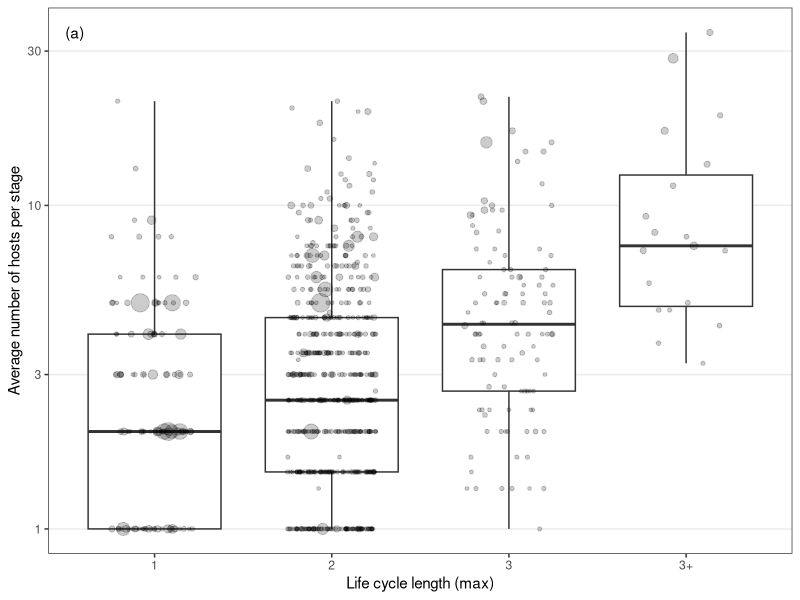
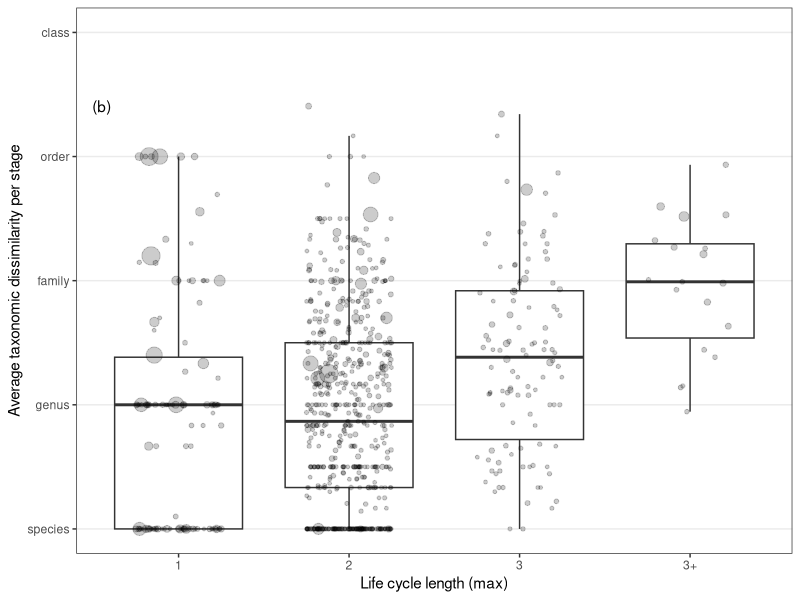

Write the R code that produced these figures, in order. (Note: this script raises an error after producing the figures.)
## ---- chunk 1
library(ggplot2)
library(dplyr)
library(tidyr)
library(ape)
knitr::opts_chunk$set(echo = FALSE, warning = FALSE, message = FALSE)
options(stringsAsFactors = FALSE)
theme_set(new = theme_bw())
## ---- chunk 2
hosts_per_stage <- read.csv(file = "../../data/stage_level_combined.csv", header = TRUE)
## ---- chunk 3
tax.ranks <- c('genus', 'family', 'order', 'class', 'phylum') # for axis label
## ---- chunk 4
hosts_per_stage <- mutate(hosts_per_stage, Host_no_fac = if_else(Host.no > 4, as.integer(4), Host.no))%>%
  mutate(Host_no_fac = factor(Host_no_fac))
## ---- chunk 5
# center log-transformed study effort
hosts_per_stage <- mutate(hosts_per_stage, zstudy_effort = 
                log10(study_effort+1) - mean( log10(study_effort+1), na.rm=T))
# hosts_per_stage <- mutate(hosts_per_stage, zstudy_effort =
#                 log10(study_effort+1) - quantile(log10(study_effort+1), probs = 0.75) )

hosts_per_stage$obs <- factor(1:length(hosts_per_stage$Parasite.species)) # observation level effect for quantifying overdispersion
## ---- chunk 6
stage_avg <- hosts_per_stage%>%
  group_by(Parasite.species)%>%
  summarize(tot_hr = sum(num_hosts_suspicious_removed, na.rm = T), hr = mean(num_hosts_suspicious_removed, na.rm=T), 
            hsi = mean(hsi_lcdb_suspcious_rem, na.rm=T),
            var_hr = var(num_hosts_suspicious_removed, na.rm = T), var_hsi = var(hsi_lcdb_suspcious_rem, na.rm = T))
## ---- chunk 7
stage_avg <- left_join(stage_avg, 
                       select(hosts_per_stage, Parasite.species, 
                              parasite_genus, parasite_family, parasite_order, parasite_class, parasite_phylum,
                              partial_cycle, lcl_max, lcl_min, lcl_max_fac, study_effort, zstudy_effort)%>%distinct())
## ---- chunk 8
stage_avg <- filter(stage_avg, partial_cycle != 'partial') # just complete life cycles
## ---- chunk 9
stage_avg$obs <- 1:length(stage_avg$Parasite.species)
## ---- chunk 10
n_distinct(stage_avg$Parasite.species)
## ---- chunk 11
sum(stage_avg$tot_hr)
## ---- chunk 12
ggplot(stage_avg, aes(y = hr, x = lcl_max_fac)) +
  geom_boxplot(outlier.color = NA) +
  geom_point(alpha = 0.2, position = position_jitter(width = 0.25, height = 0), 
             aes(size = study_effort)) +
  scale_y_log10() +
  labs(x = "Life cycle length (max)", y = "Average number of hosts per stage", size = "Pubmed hits") +
  guides(size = FALSE) +
  theme(panel.grid.minor = element_blank(),
        panel.grid.major.x = element_blank()) +
  annotate(geom = 'text', label = "(a)", x = 0.55, y = max(stage_avg$hr))
## ---- chunk 13
ggplot(stage_avg, aes(y = hsi, x = lcl_max_fac)) +
  geom_boxplot(outlier.color = NA) +
  geom_point(alpha = 0.2, position = position_jitter(width = 0.25, height = 0), 
             aes(size = study_effort)) +
  scale_y_continuous(limits = c(1,5), breaks = c(1:6), labels = c("species", tax.ranks)) +
  labs(x = "Life cycle length (max)", y = "Average taxonomic dissimilarity per stage", size = "Pubmed hits") +
  guides(size = FALSE) +
  theme(legend.position = c(0.98, 0.02),
        legend.justification = c(1,0),
        legend.background = element_rect(color = 'black'),
        panel.grid.minor = element_blank(),
        panel.grid.major.x = element_blank()) +
  annotate(geom = 'text', label = "(b)", x = 0.55, y = max(stage_avg$hsi))
## ---- chunk 14
library(lme4)
## ---- chunk 15
reg1f <- lmer(log(hr) ~ 1 + (1|parasite_genus) + (1|parasite_family) + (1|parasite_order) + (1|parasite_class) + (1|parasite_phylum),
              data = stage_avg) # add taxonomy
reg2f <- update(reg1f, . ~ . + zstudy_effort) # add study effort
reg3f <- update(reg2f, . ~ . + lcl_max) # add max life cycle length as covariate
reg3.1f <- update(reg2f, . ~ . + lcl_max_fac) # add max life cycle length as covariate
reg4f <- update(reg3.1f, . ~ . + lcl_min) # distinguish fac life cycles
anova(reg1f, reg2f, reg3f, reg3.1f, reg4f)
## ---- chunk 16
# summary(reg3f)
## ---- chunk 17
lcl_effect <- fixef(reg3f)['lcl_max']
# exp(lcl_effect) - 1
## ---- chunk 18
reg0p <- glmer(round(hr, 0) ~ 1 + (1|obs),
            data = stage_avg,
            REML=T,
            family = 'poisson'
            )
reg1p <- update(reg0p, . ~ . + (1|parasite_genus) + (1|parasite_family) + (1|parasite_order) + (1|parasite_class) + (1|parasite_phylum)) # add taxonomy
reg2p <- update(reg1p, . ~ . + zstudy_effort) # add study effort
reg3p <- update(reg2p, . ~ . + lcl_max) # add max life cycle length as covariate
reg3.1p <- update(reg2p, . ~ . + lcl_max_fac) # add max life cycle length as covariate
reg4p <- update(reg3.1p, . ~ . + lcl_min) # distinguish fac life cycles
anova(reg1p, reg2p, reg3p, reg3.1p, reg4p)
## ---- chunk 19
r2_lmm_tax <- function(model) {
  # marginal r2 is just fixed effects
  # condition r2 is fixed and rand effects combined
  
  # model call
  call <- as.character(model@call)[2]

  # parameter estimates and df
  fixed_param <- fixef(model)
  df <- length(fixed_param) - 1

  # variance due to fixed effects
  pred <- as.vector(model.matrix(model) %*% fixed_param) # predicteds on basis of just fixed effects
  varF <- var(pred)

  # variance due to rand effects
  vc <- as.data.frame(VarCorr(model))
  varE <- filter(vc, grp == "Residual")$vcov # residual var
  vc <- filter(vc, grp != "Residual")
  varR <- sum(vc$vcov) # random effect var

  # marginal r2
  mr2 <- varF/(varF + varR + varE)

  # conditional r2
  cr2 <- (varF + varR)/(varF + varR + varE)

  # output
  out_frame <- data_frame(call = call, df = df, marg_r2 = round(mr2, 3), cond_r2 = round(cr2,3))
  return(out_frame)
}
## ---- chunk 20
mod_list <- list(reg1f, reg2f, reg3f, reg3.1f, reg4f)
if(exists("r2_table")){rm(r2_table)}
i <- 1
for(model in mod_list){
  if(i == 1){
    r2_table <- r2_lmm_tax(model)
  } else {
    r2_table <- rbind(r2_table, r2_lmm_tax(model))
  }
  i <- i + 1
}

r2_table <- mutate(r2_table, tax_var_explained = cond_r2 - marg_r2, df_used = df - lag(df))
r2_table$step <- c("taxonomy", "study effort", 
                   "life cycle length", "life cycle length, factor", "facultative life cycle")
r2_table <- dplyr::select(r2_table, step, df_used, marg_r2, cond_r2, tax_var_explained)
r2_table
## ---- chunk 21
reg1f <- lmer(hsi ~ 1 + (1|parasite_genus) + (1|parasite_family) + (1|parasite_order) + (1|parasite_class) + (1|parasite_phylum),
              data = stage_avg) # add taxonomy
reg2f <- update(reg1f, . ~ . + zstudy_effort) # add study effort
reg3f <- update(reg2f, . ~ . + lcl_max) # add max life cycle length as covariate
reg3.1f <- update(reg2f, . ~ . + lcl_max_fac) # add max life cycle length as covariate
reg4f <- update(reg3.1f, . ~ . + lcl_min) # distinguish fac life cycles
anova(reg1f, reg2f, reg3f, reg3.1f, reg4f)
## ---- chunk 22
mod_list <- list(reg1f, reg2f, reg3f, reg3.1f, reg4f)
if(exists("r2_table")){rm(r2_table)}
i <- 1
for(model in mod_list){
  if(i == 1){
    r2_table <- r2_lmm_tax(model)
  } else {
    r2_table <- rbind(r2_table, r2_lmm_tax(model))
  }
  i <- i + 1
}

r2_table <- mutate(r2_table, tax_var_explained = cond_r2 - marg_r2, df_used = df - lag(df))
r2_table$step <- c("taxonomy", "study effort", 
                   "life cycle length", "life cycle length, factor", "facultative life cycle")
r2_table <- dplyr::select(r2_table, step, df_used, marg_r2, cond_r2, tax_var_explained)
r2_table
## ---- chunk 23
dat <- read.csv(file = "../../data/spp_level_combined.csv", header = TRUE)
## ---- chunk 24
dat <- filter(dat, Parasite.species %in% stage_avg$Parasite.species)%>%
  mutate(hr = num_hosts_lcdb_nhm/lcl_max)
dat <- left_join(dat, select(stage_avg, Parasite.species, parasite_genus, parasite_family, parasite_order, parasite_class, parasite_phylum,
                             zstudy_effort, lcl_max_fac))
## ---- chunk 25
ggplot(dat, aes(y = hr, x = lcl_max_fac)) +
  geom_boxplot(outlier.color = NA) +
  geom_point(alpha = 0.2, position = position_jitter(width = 0.25, height = 0), 
             aes(size = pubs_pubmed_spname_group)) +
  scale_y_log10() +
  labs(x = "Life cycle length (max)", y = "Average number of hosts per stage", size = "Pubmed hits") +
  guides(size = FALSE) +
  theme(panel.grid.minor = element_blank(),
        panel.grid.major.x = element_blank()) +
  annotate(geom = 'text', label = "(a)", x = 0.55, y = max(dat$hr))
## ---- chunk 26
reg1f <- lmer(log(hr) ~ 1 + (1|parasite_genus) + (1|parasite_family) + (1|parasite_order) + (1|parasite_class) + (1|parasite_phylum),
              data = dat) # add taxonomy
reg2f <- update(reg1f, . ~ . + zstudy_effort) # add study effort
reg3f <- update(reg2f, . ~ . + lcl_max) # add max life cycle length as covariate
reg3.1f <- update(reg2f, . ~ . + lcl_max_fac) # add max life cycle length as covariate
reg4f <- update(reg3.1f, . ~ . + lcl_min) # distinguish fac life cycles
anova(reg1f, reg2f, reg3f, reg3.1f, reg4f)
## ---- chunk 27
summary(reg3.1f)
